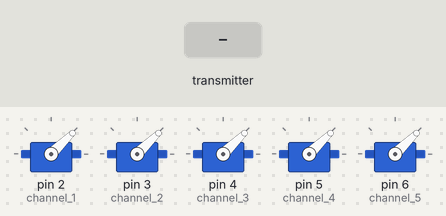
The sketch below on a simulated Arduino Uno, built with avr-gcc and run on an emulated ATmega328P. Shown: 5 × servo. The test bench sets the inputs (shaded band). No radio packets arrive unless stated.

Above: at 1.2 s.
1.3 s: the transmitter starts sending ch1 = 64
At 1.6 s:
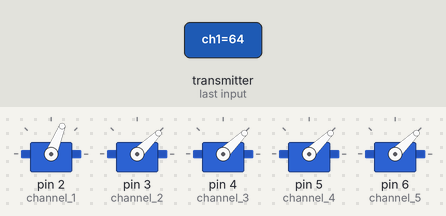
2.8 s: the transmitter starts sending ch2 = 64
At 4.0 s:
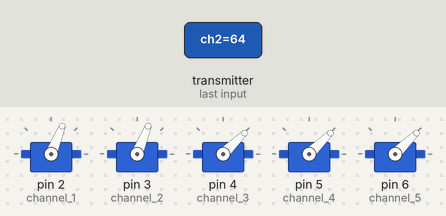
4.3 s: the transmitter starts sending ch3 = 64
At 5.1 s:
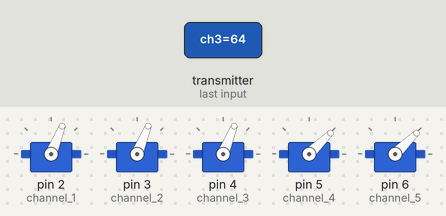
5.8 s: the transmitter starts sending ch4 = 64
At 6.2 s:
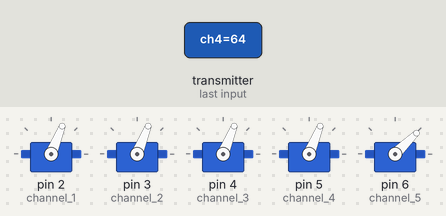
7.3 s: the transmitter starts sending ch5 = 64
At 8.5 s:
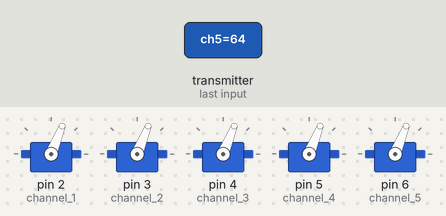
8.8 s: the transmitter starts sending ch1 = 0
At 9.8 s:
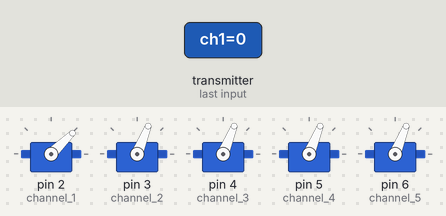
Timing chart, 0 to 11.3 s (numbered marks = the images above; inputs shaded):
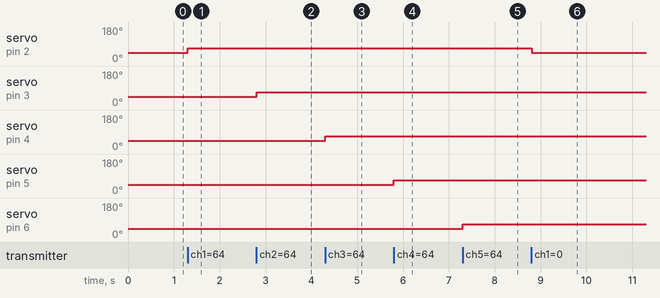

The sketch:

Rx.ino
```cpp
/* Receiver code for the Arduino Radio control with PWM output
 * Install the NRF24 library to your IDE
 * Upload this code to the Arduino UNO, NANO, Pro mini (5V,16MHz)
 * Connect a NRF24 module to it:

    Module // Arduino UNO,NANO

    GND    ->   GND
    Vcc    ->   3.3V
    CE     ->   D9
    CSN    ->   D10
    CLK    ->   D13
    MOSI   ->   D11
    MISO   ->   D12

This code receive 7 channels and create a PWM output for each one on D2, D3, D4, D5, D6, D7and D8
Please, like share and subscribe : https://www.youtube.com/c/ELECTRONOOBS
*/

#include <SPI.h>
#include <nRF24L01.h>
#include <RF24.h>
#include <Servo.h>  //To create PWM signals we need this lybrary

const uint64_t pipeIn = 0xE8E8F0F0E1LL;     //Remember that this code is the same as in the transmitter
RF24 radio(9, 10);  //CE and CSN pins

// The sizeof this struct should not exceed 32 bytes
struct Received_data {
  byte ch1;
  byte ch2;
  byte ch3;
  byte ch4;
  byte ch5;
};

Received_data received_data;

Servo channel_1;
Servo channel_2;
Servo channel_3;
Servo channel_4;
Servo channel_5;

int ch1_value = 0;
int ch2_value = 0;
int ch3_value = 0;
int ch4_value = 0;
int ch5_value = 0;

void reset_the_Data()
{
  // 'safe' values to use when NO radio input is detected
  received_data.ch1 = 0;      //Throttle (channel 1) to 0
  received_data.ch2 = 0;
  received_data.ch3 = 0;
  received_data.ch4 = 0;
  received_data.ch5 = 0;
}

/**************************************************/

void setup()
{
  //Attach the servo signal on pins from D2 to D8
  channel_1.attach(2);
  channel_2.attach(3);
  channel_3.attach(4);
  channel_4.attach(5);
  channel_5.attach(6);
  //Serial.begin(9600);
  //We reset the received values
  reset_the_Data();

  //Once again, begin and radio configuration
  radio.begin();
  radio.setAutoAck(false);
  radio.setDataRate(RF24_250KBPS);
  radio.openReadingPipe(1,pipeIn);

  //We start the radio comunication
  radio.startListening();

}

/**************************************************/

unsigned long lastRecvTime = 0;

//We create the function that will read the data each certain time
void receive_the_data()
{
  while ( radio.available() ) {
  radio.read(&received_data, sizeof(Received_data));
  lastRecvTime = millis(); //Here we receive the data
}
}

/**************************************************/

void loop()
{
  //Receive the radio data
  receive_the_data();

//////////This small if will reset the data if signal is lost for 1 sec.
/////////////////////////////////////////////////////////////////////////
  unsigned long now = millis();
  if ( now - lastRecvTime > 1000 ) {
    // signal lost?
    reset_the_Data();
    //Go up and change the initial values if you want depending on
    //your aplications. Put 0 for throttle in case of drones so it won't
    //fly away
  }

  ch1_value = map(received_data.ch1,0,255,1000,2000);
  ch2_value = map(received_data.ch2,0,255,1000,2000);
  ch3_value = map(received_data.ch3,0,255,1000,2000);
  ch4_value = map(received_data.ch4,0,255,1000,2000);
  ch5_value = map(received_data.ch5,0,255,1000,2000);
  //Serial.println(ch1_value);
  //Creathe the PWM signals
  channel_1.writeMicroseconds(ch1_value);
  channel_2.writeMicroseconds(ch2_value);
  channel_3.writeMicroseconds(ch3_value);
  channel_4.writeMicroseconds(ch4_value);
  channel_5.writeMicroseconds(ch5_value);

}//Loop end
```

Measured:
- after the input at 1.3 s, servo on pin 2 (channel_1): 44° → 68° at once
- after the input at 2.8 s, servo on pin 3 (channel_2): 44° → 68° at once
- after the input at 4.3 s, servo on pin 4 (channel_3): 44° → 68° at once
- after the input at 5.8 s, servo on pin 5 (channel_4): 44° → 68° at once
- after the input at 7.3 s, servo on pin 6 (channel_5): 44° → 68° at once
- after the input at 8.8 s, servo on pin 2 (channel_1): 68° → 44° at once
